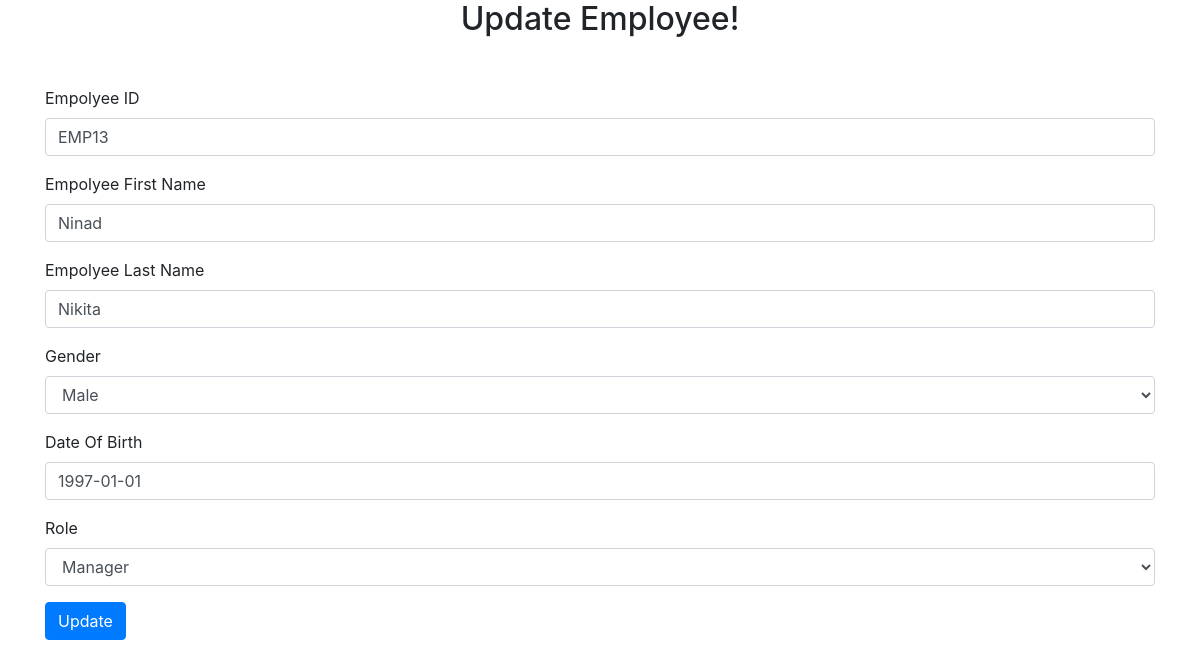
The page /updateemp.php?updateid=EMP13 on the database its author committed.
### tables this page shows
CREATE TABLE `employee` (
  `Emp_ID` varchar(10) NOT NULL,
  `Emp_fname` char(20) NOT NULL,
  `Emp_lname` char(20) NOT NULL,
  `Gender` char(10) NOT NULL,
  `DOB` date NOT NULL,
  `Role` char(15) DEFAULT NULL,
  `Place_ID` int(11) DEFAULT NULL
);

### updateemp.php (the view, shortened to what this page needs)
<?php
include 'connect.php';
$Emp_ID=$_GET['updateid'];
$sql="Select * from`employee` where EMP_ID='$Emp_ID'";
$result=mysqli_query($con,$sql);
$row=mysqli_fetch_assoc($result);
$Emp_fname=$row['Emp_fname'];
$Emp_lname=$row['Emp_lname'];
$Gender=$row['Gender'];
$DOB=$row['DOB'];
$Role=$row['Role'];
?>
<!DOCTYPE html>
<html lang="en">
<head>
    <link rel="stylesheet" type="text/css"href="css\bootstrap.min.css"></link>
    <link rel="stylesheet" type="text/css"href="css\style.css"></link>
</head>
<body>
<h2 class="text-center">Update Employee!</h2>
<div class="container my-5">
<form  method="post">
  <div class="form-group">
    <label for="exampleFormControlInput1">Empolyee ID</label>
    <input type="text" class="form-control" id="exampleFormControlInput1" placeholder="EMP00" autocomplete="off" name="Emp_ID" value=<?php echo $Emp_ID; ?> >
  </div>
  <div class="form-group">
    <label for="exampleFormControlInput1">Empolyee First Name</label>
    <input type="text" class="form-control" id="exampleFormControlInput1" placeholder="Enter First Name" name="Emp_fname" autocomplete="off" value=<?php echo $Emp_fname; ?>>
  </div>
  <div class="form-group">
    <label for="exampleFormControlInput1">Empolyee Last Name</label>
    <input type="text" class="form-control" id="exampleFormControlInput1" placeholder="Enter Last Name" name="Emp_lname" autocomplete="off" value=<?php echo $Emp_lname; ?>>
  </div>
  <div class="form-group">
    <label for="exampleFormControlSelect1">Gender</label>
    <select class="form-control" id="exampleFormControlSelect1" name="Gender" value=<?php echo $Gender; ?>>
      <option>Male</option>
    </select>
  </div>
  <div class="form-group">
    <label for="exampleFormControlInput1">Date Of Birth</label>
    <input type="text" class="form-control" placeholder="YYYY-MM-DD" autocomplete="off" name="DOB" value=<?php echo $DOB; ?>>
  </div>
  <div class="form-group">
    <label for="exampleFormControlSelect1">Role</label>
    <select class="form-control" id="exampleFormControlSelect1" name="Role" value=<?php echo $Role; ?>>
      <option>Manager</option>
    </select>
  </div>
<div>
<button type="submit" name="submit" class="btn btn-primary">Update</button>
</div>
</form>
</div>
</body>
</html>

### rows shown on the page
employee: Emp_fname "Ninad", Emp_lname "Nikita", Gender "Male", DOB "1997-01-01", Role "Manager"
